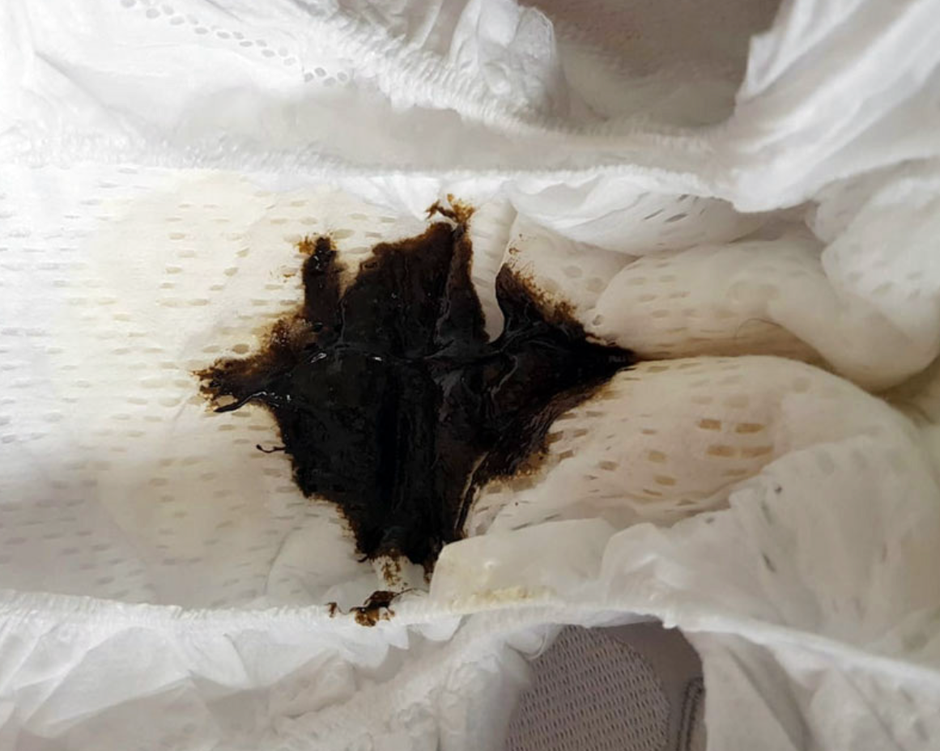
#> input picture data/11.png, 940 x 751 px, shrunk from 1161 x 928 before the run
$ python detection_diaper_stool.py
#> lines starting #> are read from the running program, lines starting #| are printed output that depends on the picture; after the words box and inside, x2 and y2 are one past the last pixel; in counts of white or black regions, pixels touching at a corner belong together
import cv2
import numpy as np

def detect_color(img, lower_bound, upper_bound):
    # HSV 색 공간으로 변환
    hsv = cv2.cvtColor(img, cv2.COLOR_BGR2HSV)

    # 색상 범위에 해당하는 부분을 마스크로 생성
    mask = cv2.inRange(hsv, lower_bound, upper_bound)

    # 마스크를 원본 이미지에 적용
    result = cv2.bitwise_and(img, img, mask=mask)

    # 마스크에 있는 흰색 픽셀의 수를 계산
    count = cv2.countNonZero(mask)
    return result, count

# 이미지 불러오기
image = cv2.imread('../data/11.png')  # 'your_image.jpg'를 원하는 이미지 경로로 바꿔주세요.
#> image is the input picture: shape (751, 940, 3); mean B, G, R 148.2, 157.1, 163.5

# 각 색상의 HSV 범위 정의
color_bounds = {
    "green": (np.array([50, 100, 100]), np.array([70, 255, 255])), # 담즙이 많이 섞일 경우, 엽록소 함유 음식 섭취, 큰 문제 없음
    "yellow": (np.array([25, 100, 100]), np.array([35, 255, 255])), # 모유수유시 많이 발생, 정상
    "brown": (np.array([10, 100, 20]), np.array([20, 255, 200])), # 정상적인 poo

    "red": (np.array([0, 100, 100]), np.array([10, 255, 255])),  # 조금 검출되더라도 알려야 함
    "black": (np.array([0, 0, 0]), np.array([180, 255, 30])) # 생 후 1주일까지는 정상, 이후 의사의 상담 요망, 일반적으로 모든변이 검정색임
}

# 각 색상 감지 및 결과 및 픽셀 수 표시
for color, (lower, upper) in color_bounds.items():
    detected, count = detect_color(image, lower, upper)
    print(f"{color} color detected pixels: {count}")
    cv2.imshow(f"{color} Color Detection", detected)
#> this loop made 5 passes
#> count on passes 1 to 5: 0, 0, 22481, 4, 61943
#| green color detected pixels: 0
#| yellow color detected pixels: 0
#| brown color detected pixels: 22481
#| red color detected pixels: 4
#| black color detected pixels: 61943
#> pass 3, in detect_color (call 3), `mask = cv2.inRange(hsv, lower_bound, upper_bound)`:
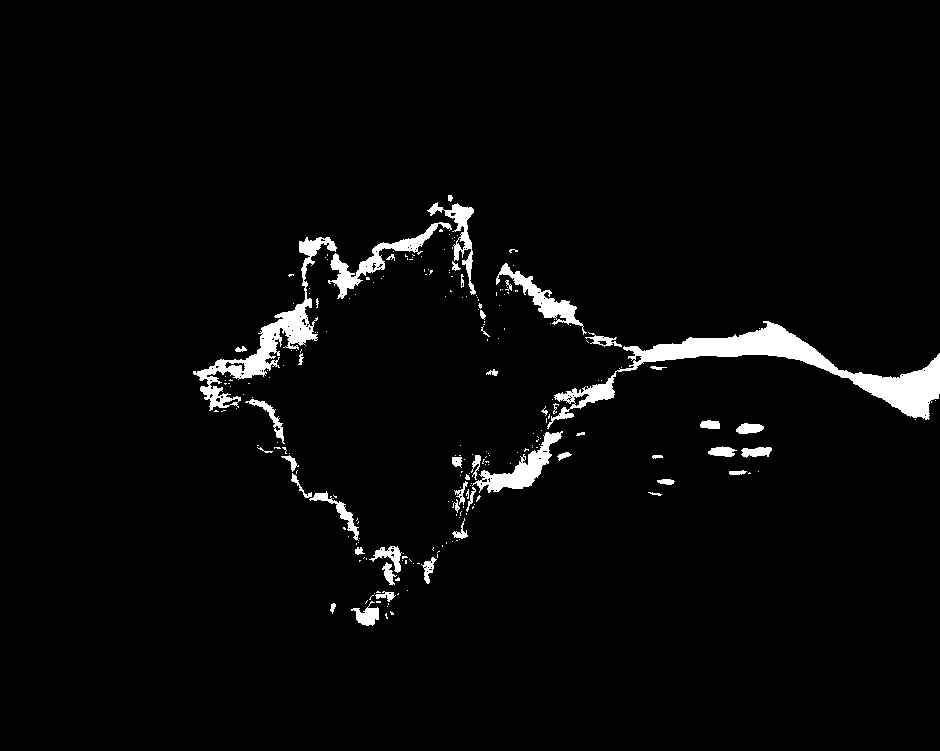
#> mask: shape (751, 940); 3.2% white; 232 white regions (183 under 20 px), largest, box (x1, y1, x2, y2) and area: (547, 321, 940, 429) 7975, (193, 237, 337, 411) 3856, (472, 431, 563, 493) 1633

cv2.waitKey(0)
cv2.destroyAllWindows()

$ run again, with data/1.png copied over data/11.png
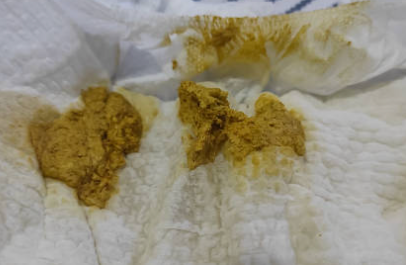
#> input picture data/1.png, 406 x 265 px
#> image is the input picture: shape (265, 406, 3); mean B, G, R 122.9, 144.1, 151.4
#> the loop `for color, (lower, upper) in color_bounds.items():` made 5 passes
#> count on passes 1 to 5: 0, 1018, 5081, 0, 0
#> (printed output is left out)
#> pass 2, in detect_color (call 2), `mask = cv2.inRange(hsv, lower_bound, upper_bound)`:
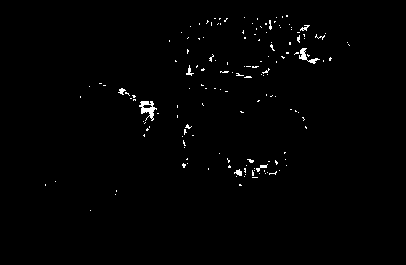
#> mask: shape (265, 406); 0.95% white in thin lines or dots, all inside (x1, y1, x2, y2) = (45, 15, 350, 211)

$ run again, with data/12.png copied over data/11.png
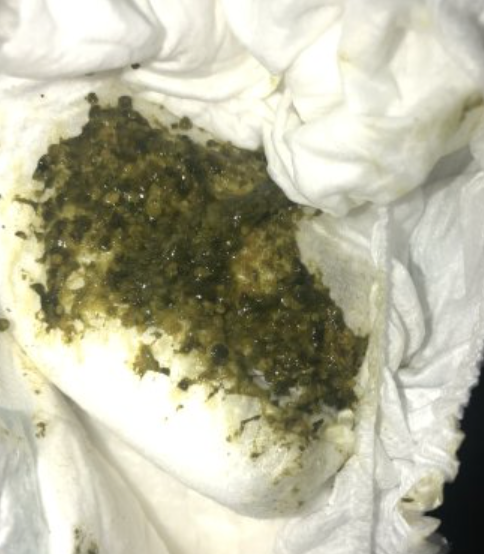
#> input picture data/12.png, 484 x 554 px
#> image is the input picture: shape (554, 484, 3); mean B, G, R 158.8, 181.1, 182.9
#> the loop `for color, (lower, upper) in color_bounds.items():` made 5 passes
#> count on passes 1 to 5: 0, 12955, 2, 0, 4838
#> (printed output is left out)
#> pass 2, in detect_color (call 2), `mask = cv2.inRange(hsv, lower_bound, upper_bound)`:
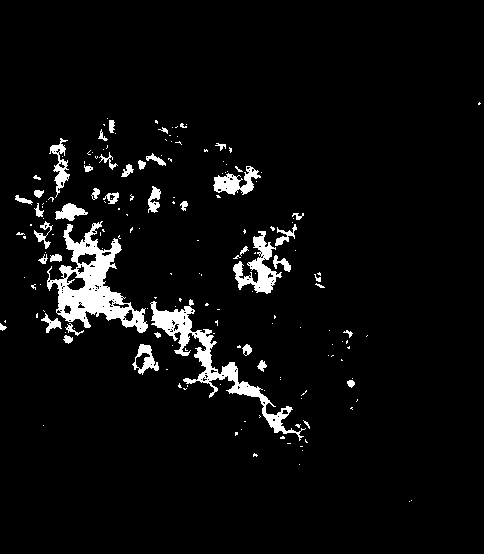
#> mask: shape (554, 484); 4.8% white; 174 white regions (130 under 20 px), largest, box (x1, y1, x2, y2) and area: (47, 221, 148, 333) 4078, (150, 299, 306, 441) 2972, (233, 231, 282, 294) 1152
